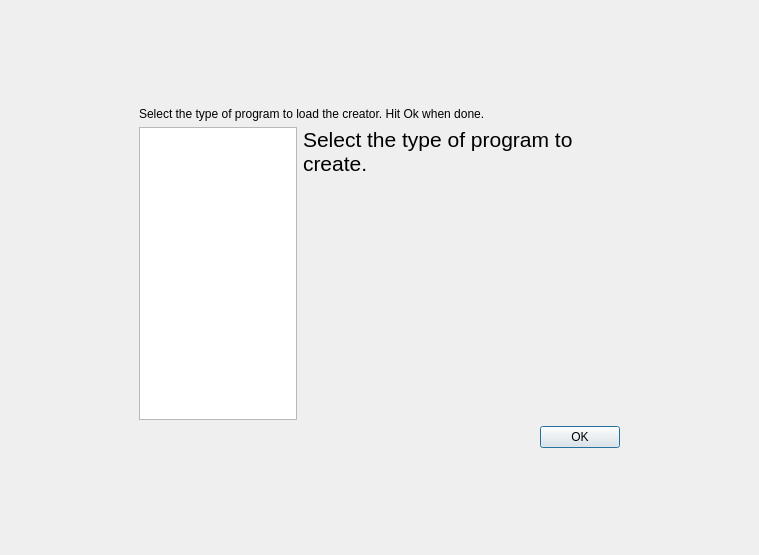
<?xml version="1.0" encoding="UTF-8"?>
<ui version="4.0">
 <class>CreatorTypeSelector</class>
 <widget class="QWidget" name="CreatorTypeSelector">
  <property name="geometry">
   <rect>
    <x>0</x>
    <y>0</y>
    <width>759</width>
    <height>555</height>
   </rect>
  </property>
  <property name="windowTitle">
   <string>Creator Type Selector</string>
  </property>
  <layout class="QHBoxLayout" name="horizontalLayout_2">
   <item>
    <widget class="QWidget" name="widget_4" native="true">
     <property name="sizePolicy">
      <sizepolicy hsizetype="Preferred" vsizetype="Preferred">
       <horstretch>1</horstretch>
       <verstretch>0</verstretch>
      </sizepolicy>
     </property>
    </widget>
   </item>
   <item>
    <widget class="QWidget" name="widget_2" native="true">
     <property name="sizePolicy">
      <sizepolicy hsizetype="Preferred" vsizetype="Preferred">
       <horstretch>5</horstretch>
       <verstretch>0</verstretch>
      </sizepolicy>
     </property>
     <layout class="QVBoxLayout" name="verticalLayout_2">
      <item>
       <widget class="QWidget" name="widget_7" native="true">
        <property name="sizePolicy">
         <sizepolicy hsizetype="Preferred" vsizetype="Preferred">
          <horstretch>0</horstretch>
          <verstretch>1</verstretch>
         </sizepolicy>
        </property>
       </widget>
      </item>
      <item>
       <widget class="QWidget" name="widget_3" native="true">
        <property name="sizePolicy">
         <sizepolicy hsizetype="Preferred" vsizetype="Preferred">
          <horstretch>0</horstretch>
          <verstretch>5</verstretch>
         </sizepolicy>
        </property>
        <layout class="QVBoxLayout" name="verticalLayout">
         <item>
          <widget class="QLabel" name="label">
           <property name="text">
            <string>Select the type of program to load the creator. Hit Ok when done.</string>
           </property>
          </widget>
         </item>
         <item>
          <widget class="QWidget" name="widget" native="true">
           <layout class="QHBoxLayout" name="horizontalLayout">
            <property name="leftMargin">
             <number>0</number>
            </property>
            <property name="topMargin">
             <number>0</number>
            </property>
            <property name="rightMargin">
             <number>0</number>
            </property>
            <property name="bottomMargin">
             <number>0</number>
            </property>
            <item>
             <widget class="QListWidget" name="program_type_view">
              <property name="sizePolicy">
               <sizepolicy hsizetype="Expanding" vsizetype="Expanding">
                <horstretch>1</horstretch>
                <verstretch>0</verstretch>
               </sizepolicy>
              </property>
              <property name="font">
               <font>
                <pointsize>30</pointsize>
               </font>
              </property>
             </widget>
            </item>
            <item>
             <widget class="QLabel" name="program_type_description">
              <property name="sizePolicy">
               <sizepolicy hsizetype="Preferred" vsizetype="MinimumExpanding">
                <horstretch>2</horstretch>
                <verstretch>0</verstretch>
               </sizepolicy>
              </property>
              <property name="maximumSize">
               <size>
                <width>16777215</width>
                <height>16777212</height>
               </size>
              </property>
              <property name="font">
               <font>
                <pointsize>16</pointsize>
               </font>
              </property>
              <property name="styleSheet">
               <string notr="true"/>
              </property>
              <property name="frameShape">
               <enum>QFrame::NoFrame</enum>
              </property>
              <property name="text">
               <string>Select the type of program to create.</string>
              </property>
              <property name="scaledContents">
               <bool>false</bool>
              </property>
              <property name="alignment">
               <set>Qt::AlignLeading|Qt::AlignLeft|Qt::AlignTop</set>
              </property>
              <property name="wordWrap">
               <bool>true</bool>
              </property>
             </widget>
            </item>
           </layout>
          </widget>
         </item>
         <item>
          <widget class="QDialogButtonBox" name="button_box">
           <property name="orientation">
            <enum>Qt::Horizontal</enum>
           </property>
           <property name="standardButtons">
            <set>QDialogButtonBox::Ok</set>
           </property>
          </widget>
         </item>
        </layout>
       </widget>
      </item>
      <item>
       <widget class="QWidget" name="widget_6" native="true">
        <property name="sizePolicy">
         <sizepolicy hsizetype="Preferred" vsizetype="Preferred">
          <horstretch>0</horstretch>
          <verstretch>1</verstretch>
         </sizepolicy>
        </property>
       </widget>
      </item>
     </layout>
    </widget>
   </item>
   <item>
    <widget class="QWidget" name="widget_5" native="true">
     <property name="sizePolicy">
      <sizepolicy hsizetype="Preferred" vsizetype="Preferred">
       <horstretch>1</horstretch>
       <verstretch>0</verstretch>
      </sizepolicy>
     </property>
    </widget>
   </item>
  </layout>
 </widget>
 <resources/>
 <connections/>
</ui>
